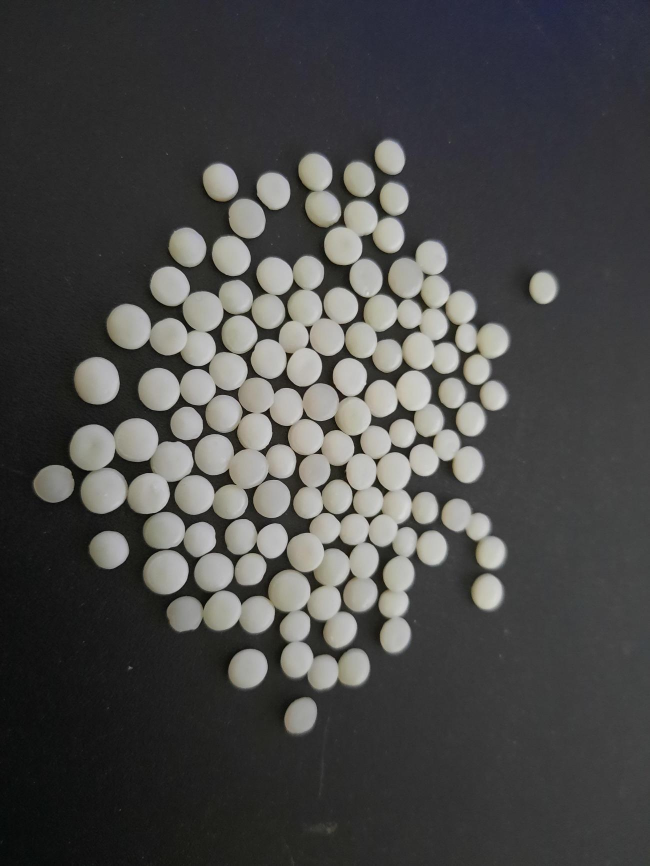
#> input picture Pellets/HDPE/HDPE_126_(1).png, 1299 x 1732 px, found by its file name (shown at 1/2 size)
$ python 'HDPE Contour Detection.py'
#> lines starting #> are read from the running program, lines starting #| are printed output that depends on the picture; after the words box and inside, x2 and y2 are one past the last pixel; in counts of white or black regions, pixels touching at a corner belong together
import cv2
import numpy as np
import matplotlib.pyplot as plt

#print("Your OpenCV version is: " + cv2.__version__)

#path
path = r'C:\Users\Tomasz\OneDrive\Programing\Projects\Pellet-Count\Pellets\HDPE\HDPE_126_(1).png'

image = cv2.imread(path)
#> image is the input picture: shape (1732, 1299, 3); mean B, G, R 72, 72.7, 72.8

#resize image
image = cv2.resize(image,(900,900))
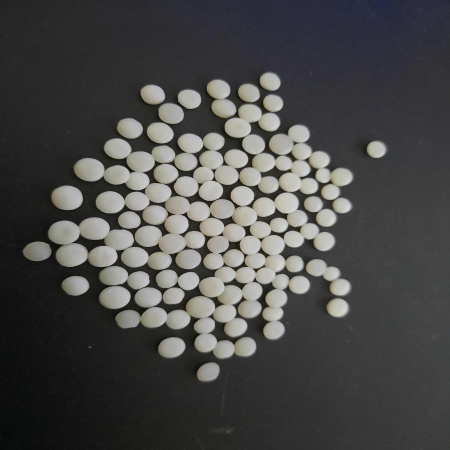
#> image: shape (900, 900, 3) (shown at 1/2 size); mean B, G, R 71.9, 72.7, 72.7

#grayscales image
image = cv2.cvtColor(image, cv2.COLOR_BGR2GRAY)
#> image: shape (900, 900)

#canny image
image = cv2.Canny(image, 30, 150, 3)
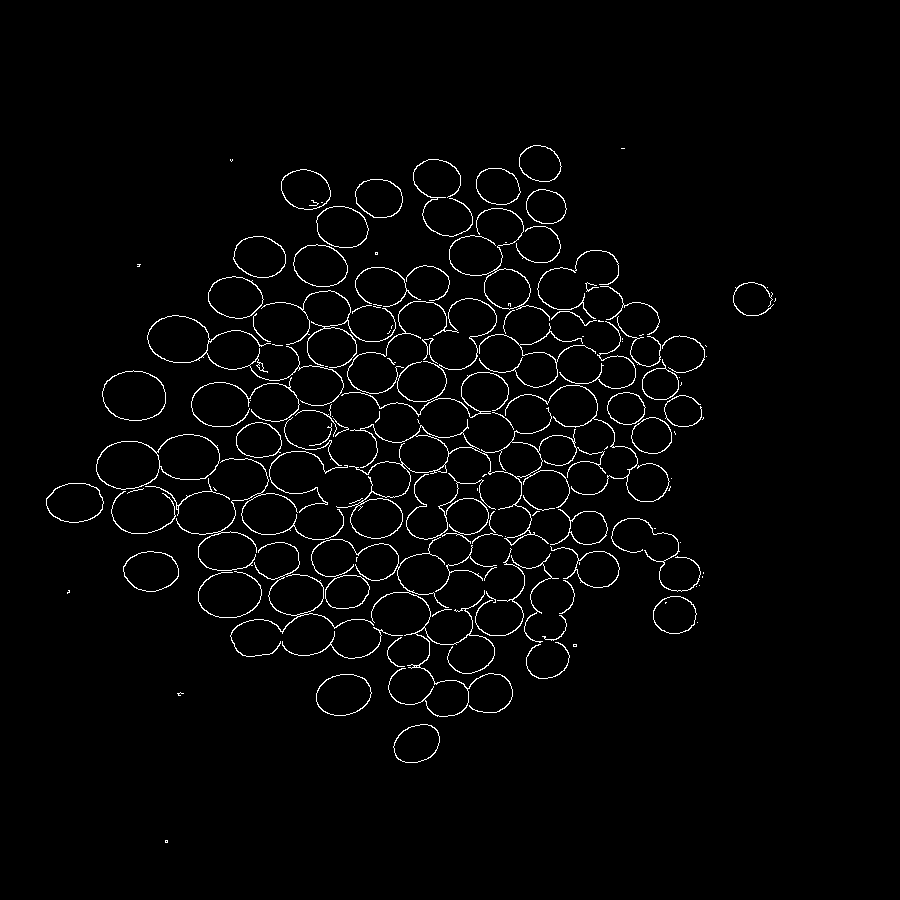
#> image: shape (900, 900); 2.2% white in thin lines or dots, all inside (x1, y1, x2, y2) = (46, 145, 776, 843)

#dilate image
image = cv2.dilate(image, (1,1), iterations = 2)
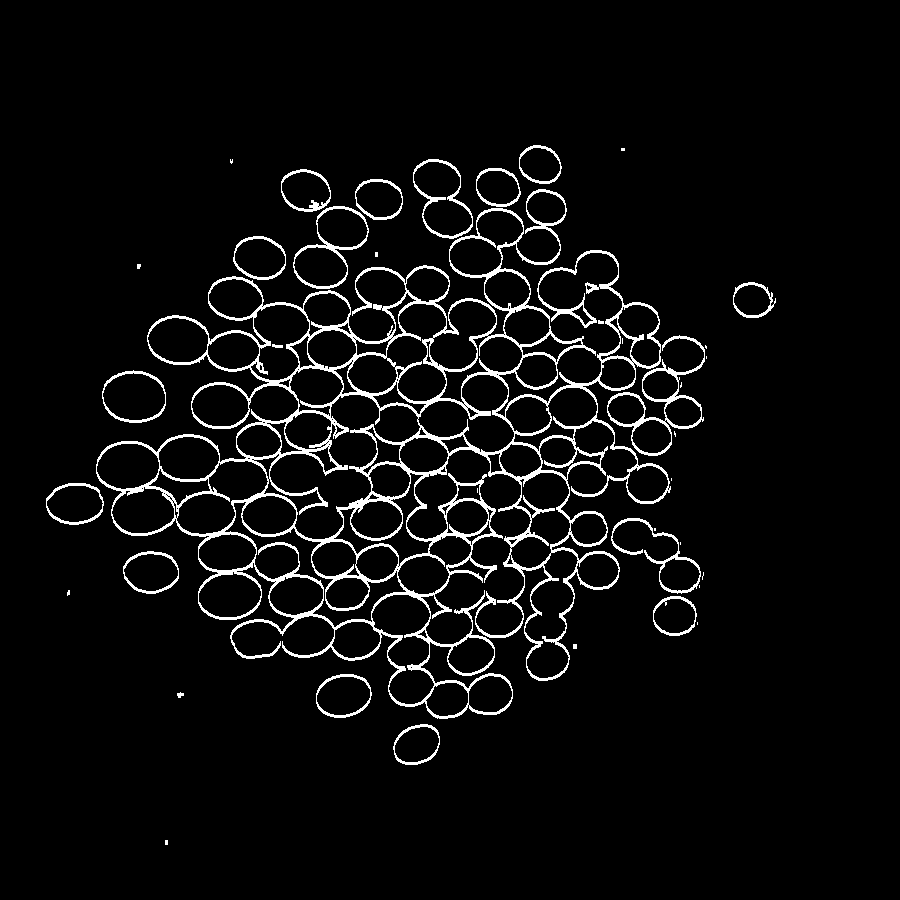
#> image: shape (900, 900); 4.9% white in thin lines or dots, all inside (x1, y1, x2, y2) = (46, 145, 776, 845)


(cnt, heirachy) = cv2.findContours(image.copy(), cv2.RETR_EXTERNAL, cv2.CHAIN_APPROX_NONE)
#> cnt = 36 contours, 19 with area under 20; largest, box (x1, y1, x2, y2) and area: (96, 189, 671, 719) 138451, (607, 335, 705, 456) 4416, (293, 206, 369, 289) 3678, (413, 159, 473, 239) 3111, (102, 370, 166, 423) 2630

print("Pellets in image: ", len(cnt))
#| Pellets in image:  36


#shows image
window_name = "image"           # Window name in which image is displayed
cv2.imshow(window_name,image)   # Displaying the image
cv2.waitKey(0)                  # waits for user to press any key       # (this is necessary to avoid Python kernel form crashing)
cv2.destroyAllWindows()         # closing all open windows

$ run again, with Pellets/HDPE/HDPE_126_(2).png copied over Pellets/HDPE/HDPE_126_(1).png
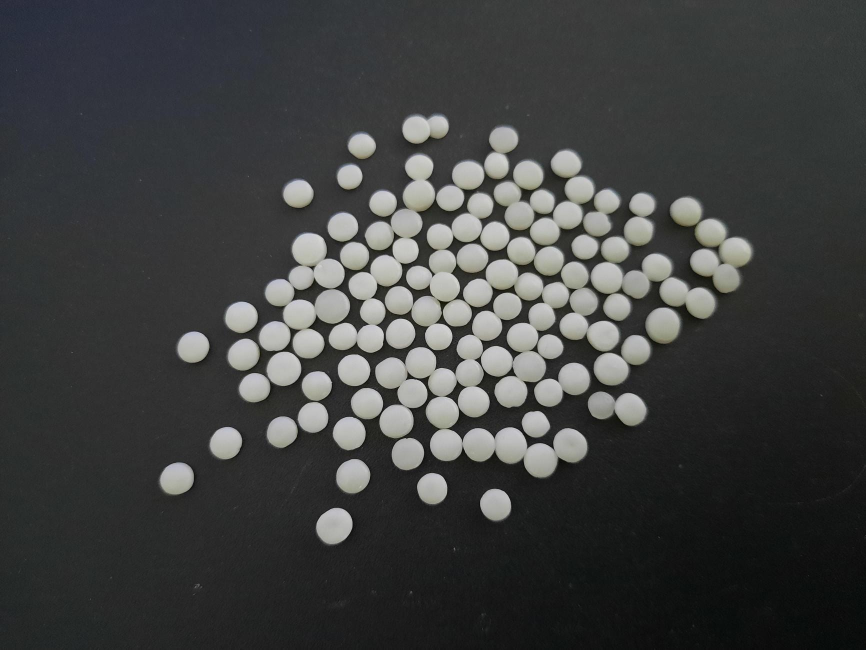
#> input picture Pellets/HDPE/HDPE_126_(2).png, 1732 x 1299 px, found by its file name (shown at 1/2 size)
#> image is the input picture: shape (1299, 1732, 3); mean B, G, R 64, 64.5, 63.2
#> `image = cv2.Canny(image, 30, 150, 3)`:
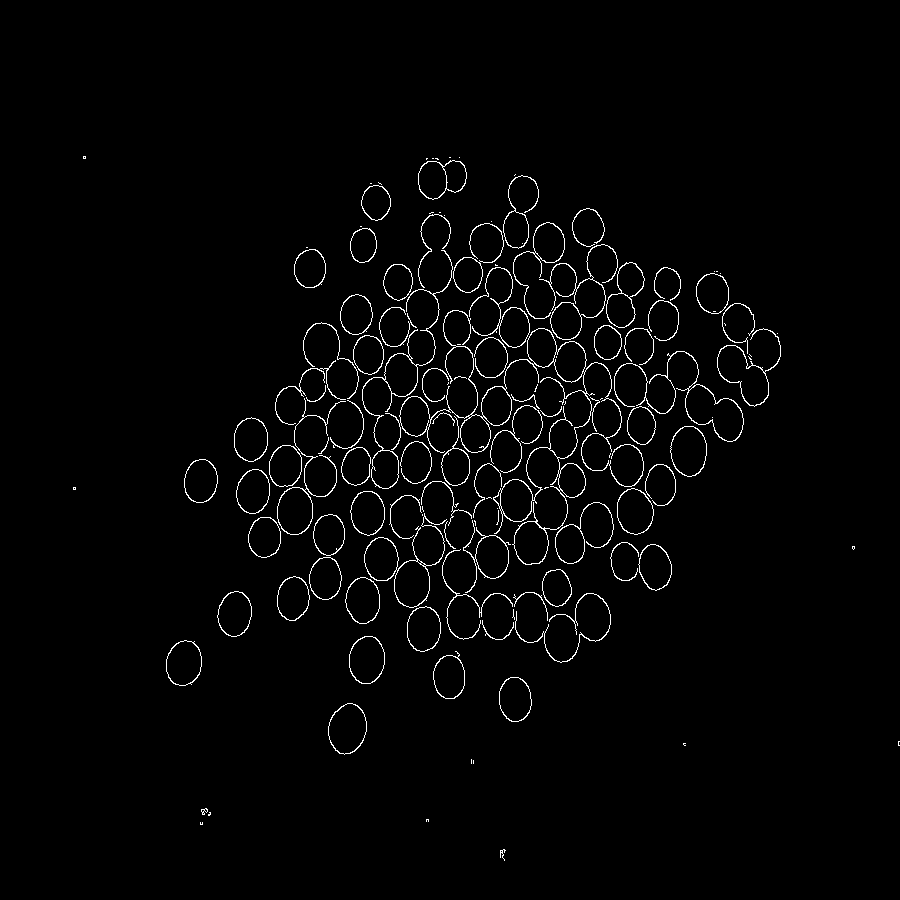
#> image: shape (900, 900); 1.9% white in thin lines or dots, all inside (x1, y1, x2, y2) = (73, 156, 900, 861)
#> `image = cv2.dilate(image, (1,1), iterations = 2)`:
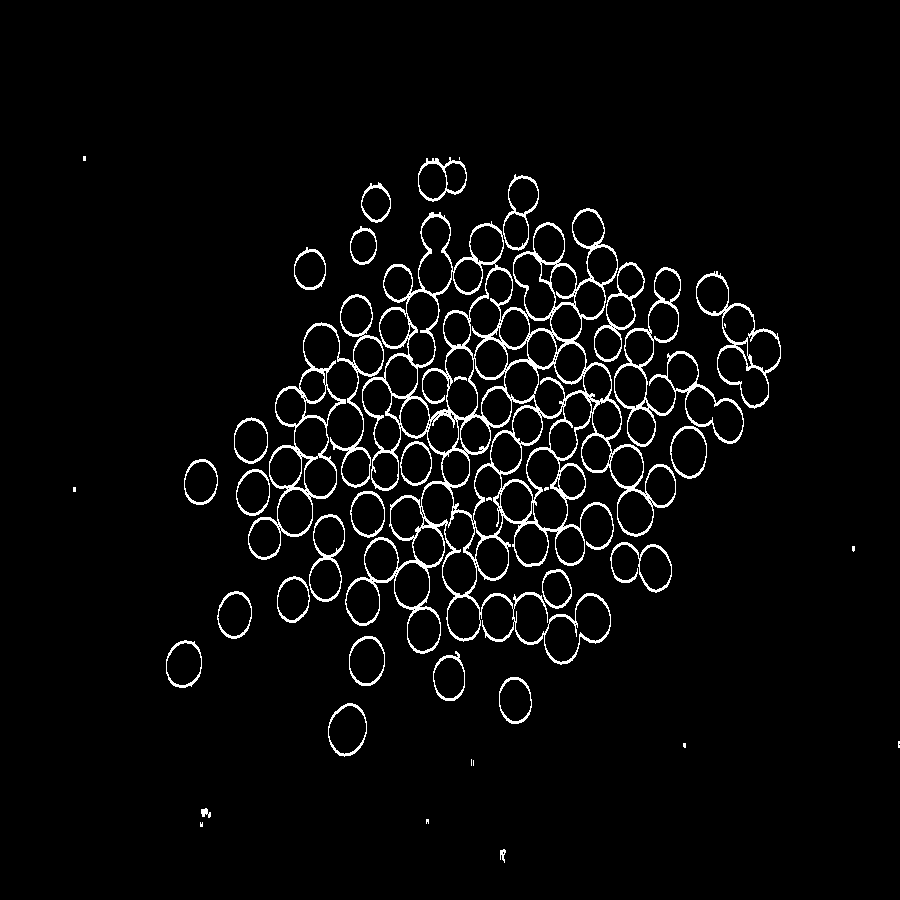
#> image: shape (900, 900); 3.8% white in thin lines or dots, all inside (x1, y1, x2, y2) = (73, 156, 900, 863)
#> cnt = 37 contours, 10 with area under 20; largest, box (x1, y1, x2, y2) and area: (345, 174, 676, 665) 80251, (248, 294, 384, 560) 11896, (614, 267, 744, 447) 8051, (696, 271, 781, 409) 5266, (594, 262, 645, 362) 2370
#| Pellets in image:  37

$ run again, with Pellets/HDPE/HDPE_126_(3).png copied over Pellets/HDPE/HDPE_126_(1).png
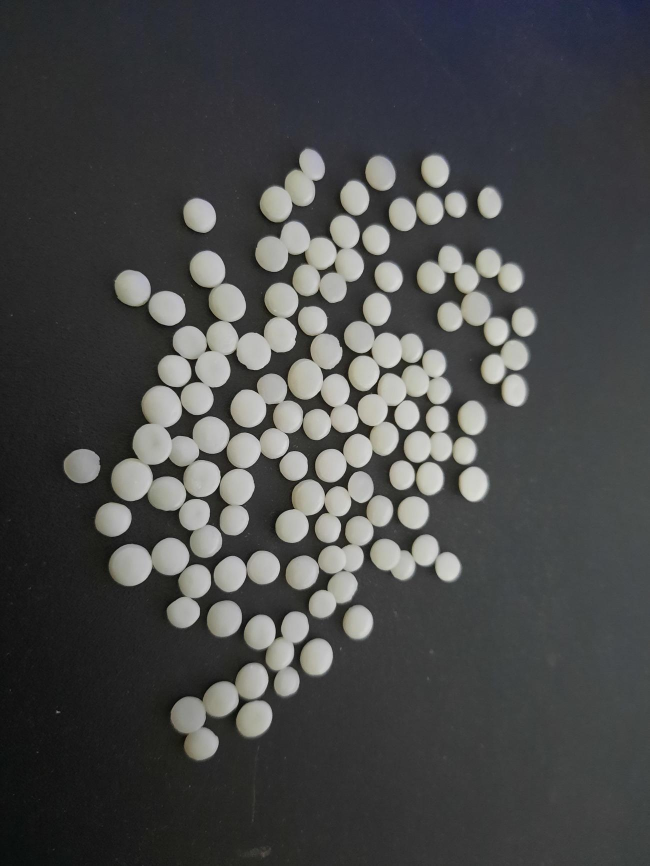
#> input picture Pellets/HDPE/HDPE_126_(3).png, 1299 x 1732 px, found by its file name (shown at 1/2 size)
#> image is the input picture: shape (1732, 1299, 3); mean B, G, R 72.9, 72.6, 71.7
#> `image = cv2.Canny(image, 30, 150, 3)`:
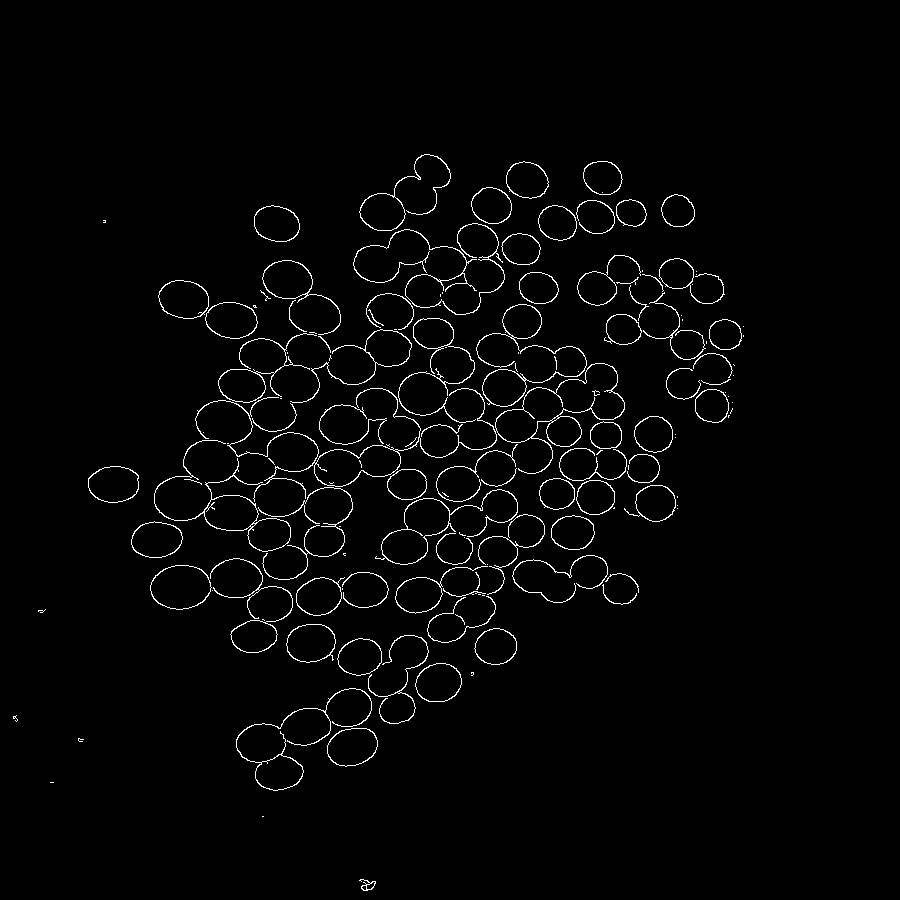
#> image: shape (900, 900); 2% white in thin lines or dots, all inside (x1, y1, x2, y2) = (13, 154, 744, 891)
#> `image = cv2.dilate(image, (1,1), iterations = 2)`:
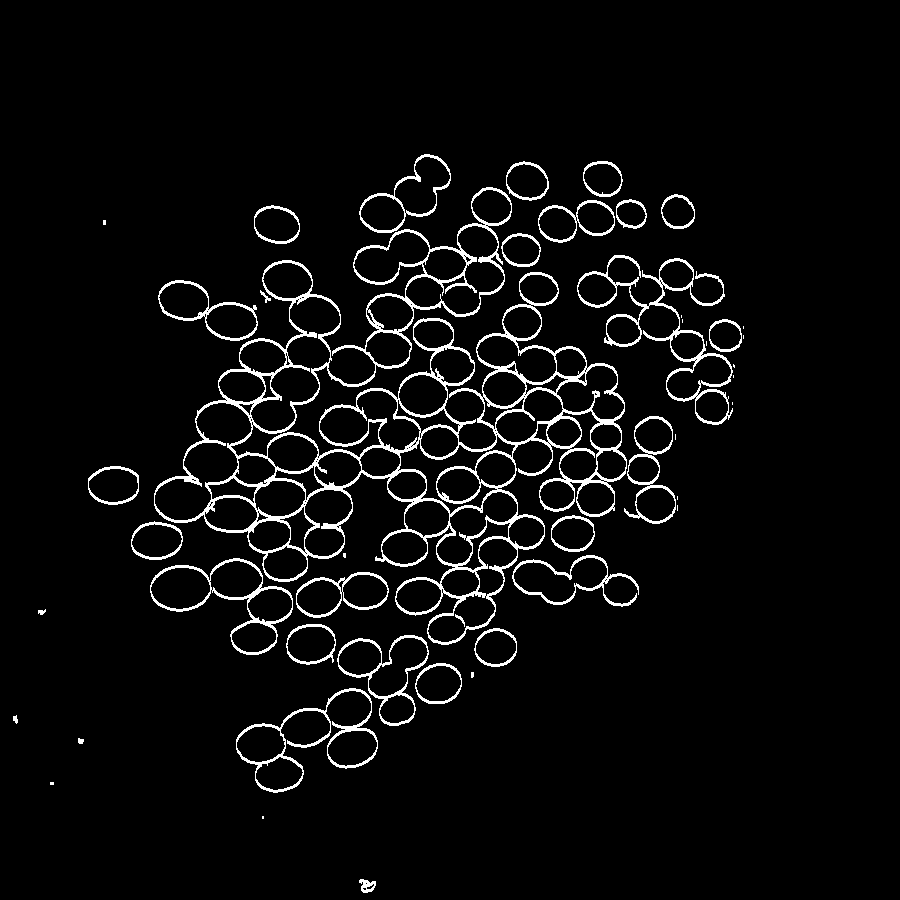
#> image: shape (900, 900); 4.5% white in thin lines or dots, all inside (x1, y1, x2, y2) = (13, 154, 744, 893)
#> cnt = 45 contours, 18 with area under 20; largest, box (x1, y1, x2, y2) and area: (154, 187, 627, 645) 93405, (577, 255, 733, 425) 7222, (150, 558, 293, 655) 6489, (236, 688, 378, 793) 4915, (337, 635, 429, 726) 4410
#| Pellets in image:  45
